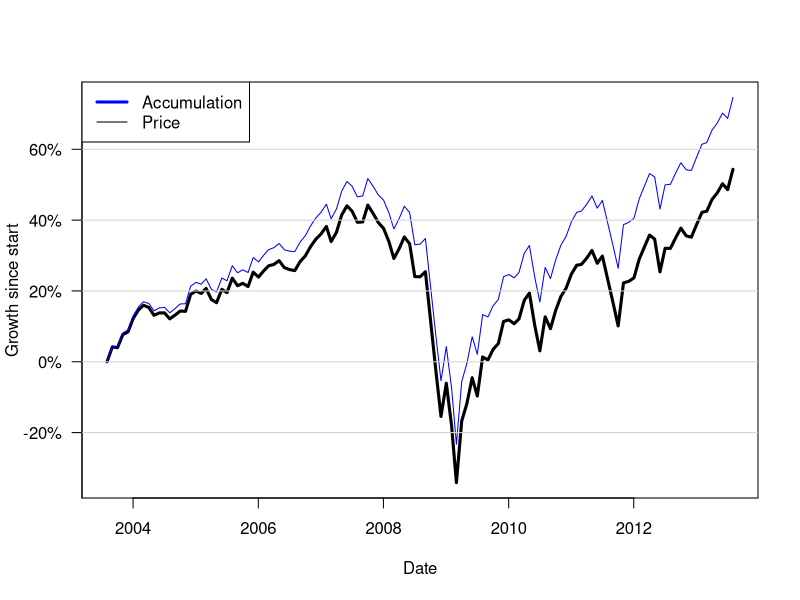

Reproduce this figure in R.
# read data from Monthly.csv file specially extracted
# from the Excel data spreadsheet
monthly <- read.table('Monthly.csv', header=TRUE, sep=',')
# convert Date column to Date object type
monthly$Date <- as.Date(as.character(monthly$Date), format='%d/%m/%y')

len <- dim(monthly)[1]
sp.growth <- log(monthly$S.PCOMP/monthly[1, 'S.PCOMP'])
sp.acc.growth <- log(monthly$S.PCOMP.RI./monthly[1, 'S.PCOMP.RI.'])

yvals <- c(sp.growth, sp.acc.growth)
ylab <- pretty(yvals)

plot(monthly$Date, sp.growth, type='l', lwd=3,
     xlab='Date',
     yaxt='n',
     ylim=range(sp.growth, sp.acc.growth),
     ylab="Growth since start")
axis(2, at=ylab, lab=sprintf("%.0f%%", ylab*100), las=1)
lines(monthly$Date, sp.acc.growth, col='blue')
abline(h=ylab, col="lightgray")
legend("topleft", c("Accumulation", "Price"), col=c("blue", "black"),
       lwd=c(3,1))